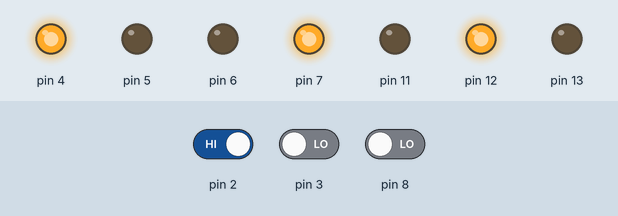
A sketch run on a simulated Arduino Uno, built with avr-gcc and run on an emulated ATmega328P. On the bench: output pins drawn as LEDs (lit = HIGH). Inputs (shaded band) come from the test bench; at power-on: pin 2 HIGH, pin 3 LOW, pin 8 LOW.

Above: at 4.8 s.
4.9 s: pin 2 driven LOW
At 7.0 s:
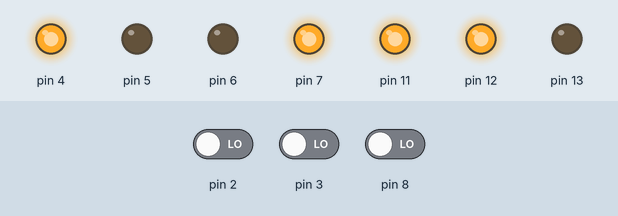
7.6 s: pin 2 driven HIGH
At 8.6 s:
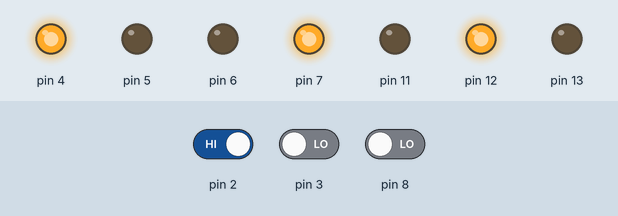
10.3 s: pin 3 driven HIGH
At 12.8 s:
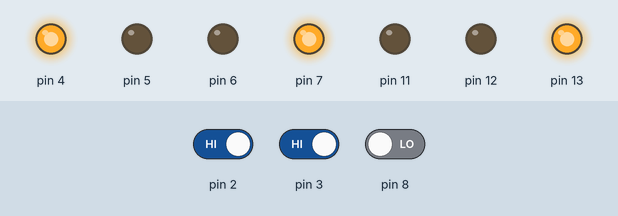
13.5 s: pin 8 driven HIGH
At 16.2 s:
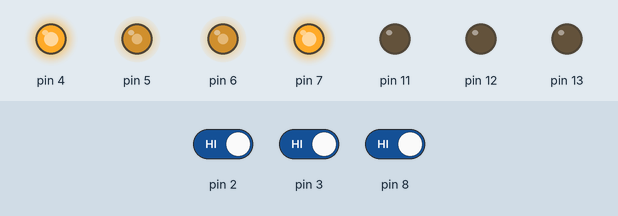
16.5 s: pin 2 driven LOW
At 17.4 s:
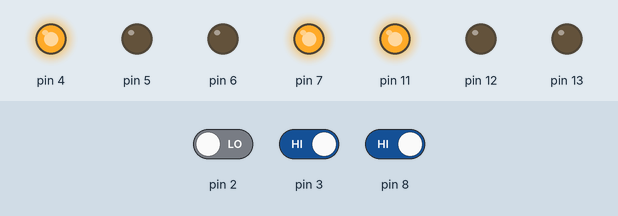
19.2 s: pin 2 driven HIGH and pin 8 driven LOW
At 21.7 s:
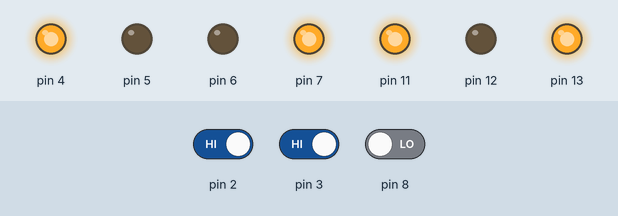
Timing chart, 0 to 23.0 s (numbered marks = the images above; inputs shaded):
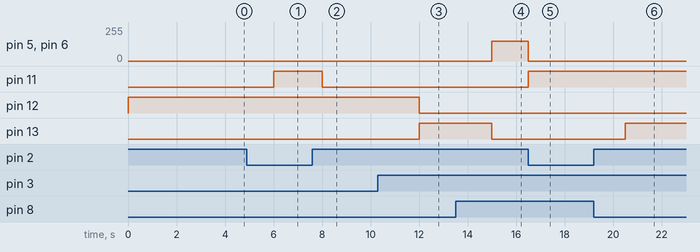

Measured:
- after the input at 4.9 s, pin 11: LOW → HIGH after 1.1 s
- after the input at 7.6 s, pin 11: HIGH → LOW after 0.40 s
- after the input at 10.3 s, pin 12: HIGH → LOW after 1.7 s; pin 13: LOW → HIGH after 1.7 s
- after the input at 13.5 s, pin 5, pin 6: 0/255 → 150/255 after 1.5 s; pin 13: HIGH → LOW after 1.5 s
- after the input at 16.5 s, pin 5, pin 6: 150/255 → 0/255 at once; pin 11: LOW → HIGH at once
- after the input at 19.2 s, pin 13: LOW → HIGH after 1.3 s

The sketch:

hjduino_31.ino
```cpp
void goAhead() {
  analogWrite(5,150);
  digitalWrite(7,HIGH);
  analogWrite(6,150);
  digitalWrite(4,HIGH);
}

void Left() {
  analogWrite(5,0);
  digitalWrite(7,HIGH);
  analogWrite(6,150);
  digitalWrite(4,HIGH);
}

void Stop() {
  analogWrite(5,0);
  digitalWrite(7,HIGH);
  analogWrite(6,0);
  digitalWrite(4,HIGH);
}

void goBack() {
  analogWrite(5,150);
  digitalWrite(7,LOW);
  analogWrite(6,150);
  digitalWrite(4,LOW);
}

void Right() {
  analogWrite(5,150);
  digitalWrite(7,HIGH);
  analogWrite(6,0);
  digitalWrite(4,HIGH);
}

void setup(){
  pinMode(7, OUTPUT);
  pinMode(4, OUTPUT);
  Stop();
  pinMode(2, INPUT);
  pinMode(11, OUTPUT);
  pinMode(3, INPUT);
  pinMode(12, OUTPUT);
  pinMode(8, INPUT);
  pinMode(13, OUTPUT);
}

void loop(){
  if (!digitalRead(2)) {
    digitalWrite(11,HIGH);
    Stop();
    delay(2000);

  } else if (!digitalRead(3)) {
    digitalWrite(12,HIGH);
    digitalWrite(11,LOW);
    Stop();
    delay(2000);
  } else if (!digitalRead(8)) {
    Stop();
    digitalWrite(13,HIGH);
    digitalWrite(12,LOW);
    delay(3000);
  } else {
    goAhead();
    digitalWrite(11,LOW);
    digitalWrite(12,LOW);
    digitalWrite(13,LOW);

  }

}
```
